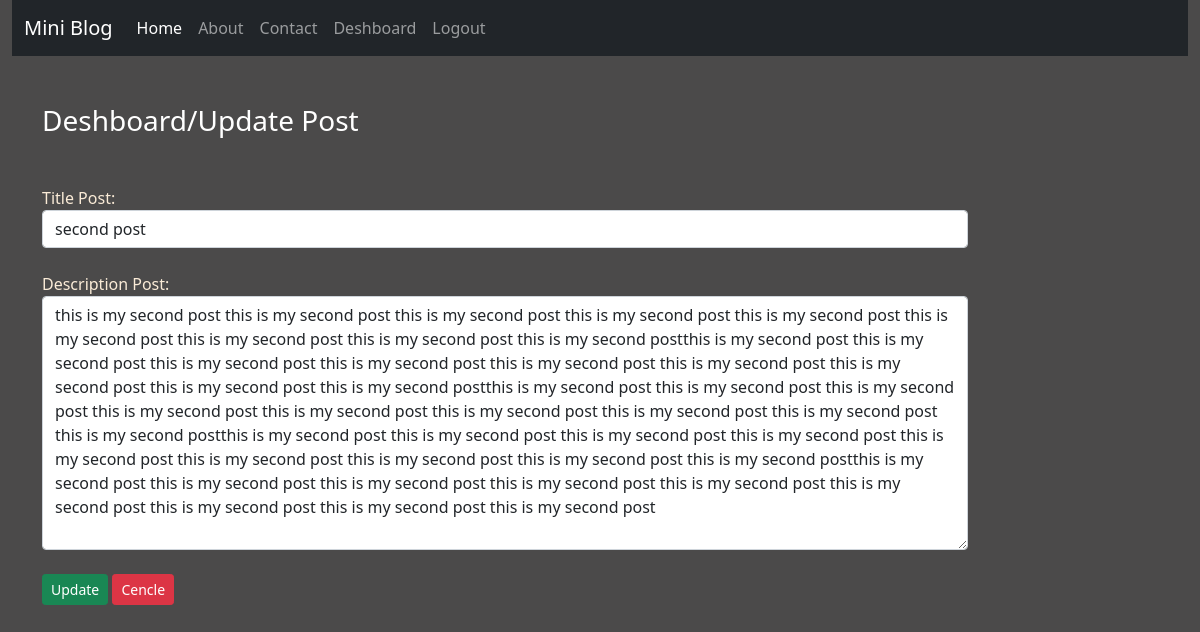
The app's page /updatepost/8 (signed in) with its own data.
### blog/models.py (models this page shows, shortened)
class post(models.Model):
    title=models.CharField(max_length=200)
    disc=models.TextField()

### blog/views.py (the view)
# urls.py: path('updatepost/<int:id>', views.updatepost ,name='updatepost'),
def updatepost(request,id):
    if request.user.is_authenticated:
        if request.method == "POST":
            pi=post.objects.get(pk=id)
            fm=Addpost(request.POST,instance=pi)
            if fm.is_valid():
                fm.save()
                messages.success(request,'Post Update Successfully !!!')
                return HttpResponseRedirect('/deshboard/')
        else:
           pi=post.objects.get(pk=id)
           fm=Addpost(instance=pi)
        dic={
             'form':fm,
            }
        return render(request,'blog/updatepost.html',dic)
    else:
        return HttpResponseRedirect('/login/')

### blog/forms.py
class Addpost(forms.ModelForm):
    class Meta:
        model=post
        fields=['title','disc']
        labels={'title':'Title Post', 'disc':'Description Post'}
        widgets={'title':TextInput(attrs={'class':'form-control'}),
        'disc':Textarea(attrs={'class':'form-control'}),
        }

### blog/templates/blog/updatepost.html (shortened to what this page needs)
{% extends 'blog/base.html' %}
{% load static %}
{% block content %}
 <div class="col-sm-10 mb-5">
    <h3 class="p text-white my-5">Deshboard/Update Post</h3>
    <form action="" method="POST">
        {% for fm in form %}
            <div class="form-group">
                {{fm.label_tag}} {{fm}} <small class="text-warning">{{fm.error|striptags}}</small>
            </div>
            <br>
        {% endfor %}
        <input type="Submit" class="btn btn-success btn-sm" value="Update">
        <a href="{% url 'deshboard' %}" class="btn btn-danger btn-sm">Cencle</a>
    </form>
 </div>
{% endblock content %}

### blog/static/blog/css/styleblg.css (style rules this page uses)
body { background: rgb(75, 74, 74); color: antiquewhite; }

### records on screen
post: form "second post" "this is my second post this is my second post this is my second post this is my second post this is my second post this is my second post this is my second post this is my second post this is my second postthis is my second post this is my second post this is my second post this is my second post this is my second post this is my second post this is my second post this is my second post this is my second postthis is my second post this is my second post this is my second post this is my second post this is my second post this is my second post this is my second post this is my second post this is my second postthis is my second post this is my second post this is my second post this is my…"

### other values on screen
{{ fm.label_tag }} "Title Post:" "Description Post:"
